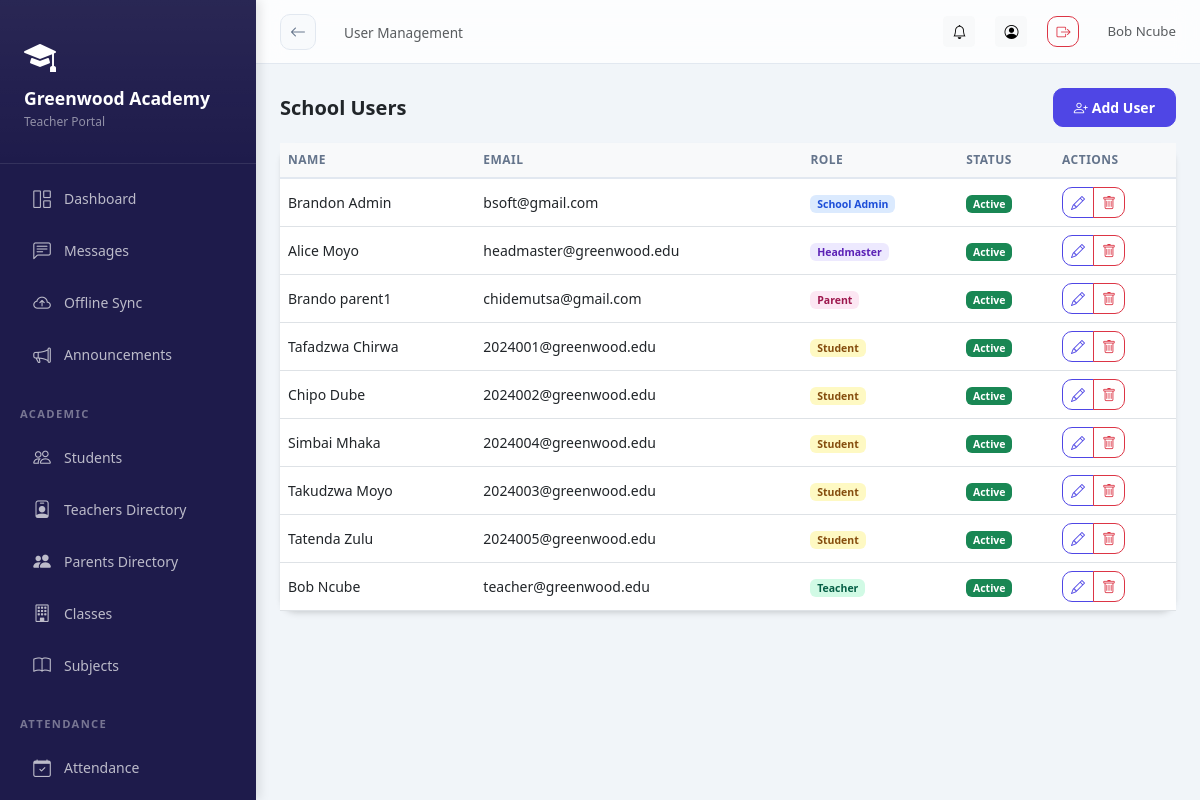
Screenshot of /school/users/ (signed in) with the database file from the repository.
### schools/models.py (models this page shows, shortened)
class School(models.Model):
    STATUS_CHOICES = [
        ('pending', 'Pending Approval'),
        ('active', 'Active'),
        ('suspended', 'Suspended'),
        ('rejected', 'Rejected'),
    ]
    name = models.CharField(max_length=200)
    subdomain = models.CharField(max_length=50, unique=True, db_index=True)
    email = models.EmailField()
    phone = models.CharField(max_length=20, blank=True)
    address = models.TextField(blank=True)
    logo = models.ImageField(upload_to='school_logos/', blank=True, null=True)
    theme_color = models.CharField(max_length=7, default='#4F46E5', help_text='Hex color code')
    motto = models.CharField(max_length=200, blank=True)
    status = models.CharField(max_length=20, choices=STATUS_CHOICES, default='pending')
    is_demo = models.BooleanField(default=False)
    created_at = models.DateTimeField(auto_now_add=True)
    updated_at = models.DateTimeField(auto_now=True)
    is_deleted = models.BooleanField(default=False)
    parent_registration_enabled = models.BooleanField(default=True)
    registration_token = models.CharField(max_length=100, unique=True, blank=True, null=True)
    subscription_active = models.BooleanField(default=False)
    subscription_expires = models.DateTimeField(null=True, blank=True)
    class Meta:
        ordering = ['-created_at']

class SchoolUser(SyncBaseModel):
    ROLE_CHOICES = [
        ('headmaster', 'Headmaster'),
        ('admin', 'School Admin'),
        ('teacher', 'Teacher'),
        ('student', 'Student'),
        ('parent', 'Parent'),
    ]
    user = models.ForeignKey(User, on_delete=models.CASCADE, related_name='school_memberships')
    school = models.ForeignKey(School, on_delete=models.CASCADE, related_name='members', db_index=True)
    role = models.CharField(max_length=20, choices=ROLE_CHOICES, db_index=True)
    is_active = models.BooleanField(default=True, db_index=True)
    signature = models.ImageField(upload_to='signatures/', blank=True, null=True)
    class Meta:
        unique_together = ['user', 'school']

### schools/views.py (the view)
# urls.py: path('users/', views.UserManagementView.as_view(), name='user_management'),
@method_decorator(login_required, name='dispatch')
class UserManagementView(ListView):
    model = SchoolUser
    template_name = 'schools/user_management.html'
    context_object_name = 'users'
    def get_queryset(self):
        return SchoolUser.objects.filter(
            school=self.request.school
        ).select_related('user').order_by('role', 'user__last_name')
    def get_context_data(self, **kwargs):
        context = super().get_context_data(**kwargs)
        context['school'] = self.request.school
        context['add_user_form'] = AddSchoolUserForm()
        return context

### schools/context_processors.py (called while the page is built)
def school_context(request):
    school = getattr(request, 'school', None)
    school_role = ''
    if school and request.user.is_authenticated:
        try:
            su = SchoolUser.objects.get(user=request.user, school=school, is_active=True)
            school_role = su.role
        except SchoolUser.DoesNotExist:
            pass
    return {
        'current_school': school,
        'school_role': school_role,
    }

### templates/schools/user_management.html (shortened to what this page needs)
{% extends 'base_dashboard.html' %}
{% block page_title %}User Management{% endblock %}
{% block content %}
<div class="d-flex justify-content-between align-items-center mb-3">
<h5 class="fw-bold mb-0">School Users</h5>
<button class="btn btn-primary btn-sm" data-bs-toggle="modal" data-bs-target="#addUserModal">
<i class="bi bi-person-plus me-1"></i>Add User
</button>
</div>
<div class="card">
<div class="table-responsive"><table class="table table-hover mb-0">
<thead class="table-light"><tr><th>Name</th><th>Email</th><th>Role</th><th>Status</th><th>Actions</th></tr></thead>
<tbody>
{% for u in users %}
<tr>
<td>{{ u.user.get_full_name|default:u.user.username }}</td>
<td>{{ u.user.email }}</td>
<td><span class="badge badge-role-{{ u.role }}">{{ u.get_role_display }}</span></td>
<td>{% if u.is_active %}<span class="badge bg-success">Active</span>{% else %}<span class="badge bg-secondary">Inactive</span>{% endif %}</td>
<td>
  <div class="btn-group btn-group-sm">
    <a href="/school/user/{{ u.pk }}/edit/" class="btn btn-outline-primary" title="Edit">
      <i class="bi bi-pencil"></i>
    </a>
    <button class="btn btn-outline-danger" onclick="if(confirm('Deactivate {{ u.user.get_full_name }}?')){window.location.href='/school/user/{{ u.pk }}/deactivate/';}" title="Deactivate">
      <i class="bi bi-trash"></i>
    </button>
  </div>
</td>
</tr>
{% empty %}
<tr><td colspan="5" class="text-center py-4 text-muted">No users yet.</td></tr>
{% endfor %}
</tbody>
</table></div>
</div>
{% endblock %}

### templates/base_dashboard.html (shortened to what this page needs)
<!DOCTYPE html>
<html lang="en">
<head>
<link rel="stylesheet" href="https://cdn.jsdelivr.net/npm/bootstrap@5.3.0/dist/css/bootstrap.min.css">
<link rel="stylesheet" href="https://cdn.jsdelivr.net/npm/bootstrap-icons@1.11.0/font/bootstrap-icons.css">
<link href="https://cdn.jsdelivr.net/npm/tom-select@2.2.2/dist/css/tom-select.bootstrap5.css" rel="stylesheet">
</head>
<body>
<div class="sidebar" id="sidebar">
  <div class="sidebar-brand">
    {% if current_school.logo %}
      <img src="{{ current_school.logo.url }}" alt="{{ current_school.name }}" class="rounded">
  {% else %}
    <i class="bi bi-mortarboard-fill text-white mb-2 d-block" style="font-size: 2rem;"></i>
  {% endif %}
  <h5>{{ current_school.name|default:"AcademiaLink" }}</h5>
  <small>{{ school_role|title }} Portal</small>
  </div>
  <nav class="py-2">
    <a href="{% url 'analytics:dashboard' %}" class="nav-link {% if request.path == '/analytics/dashboard/' %}active{% endif %}">
      <i class="bi bi-grid-1x2"></i> Dashboard
    </a>
    <a href="{% url 'messaging:list' %}" class="nav-link {% if 'messages' in request.path %}active{% endif %}">
      <i class="bi bi-chat-left-text"></i> Messages
    </a>
    <a href="{% url 'offline_sync' %}" class="nav-link {% if request.resolver_match.url_name == 'offline_sync' %}active{% endif %}">
      <i class="bi bi-cloud-arrow-up"></i>
      <span>Offline Sync</span>
    </a>
    <a href="{% url 'notifications:announcements' %}" class="nav-link {% if 'announcements' in request.path %}active{% endif %}">
      <i class="bi bi-megaphone"></i> Announcements
    </a>
    {% if school_role in 'headmaster,teacher' %}
    <div class="nav-section">Academic</div>
    <a href="{% url 'academics:student_list' %}" class="nav-link {% if 'students' in request.path %}active{% endif %}">
      <i class="bi bi-people"></i> Students
    </a>
    {% if school_role in 'headmaster,teacher,admin' %}
    <a href="{% url 'academics:teacher_list' %}" class="nav-link {% if 'teachers' in request.path %}active{% endif %}">
      <i class="bi bi-person-badge"></i> Teachers Directory
    </a>
    <a href="{% url 'academics:parent_list' %}" class="nav-link {% if 'parents' in request.path %}active{% endif %}">
      <i class="bi bi-people-fill"></i> Parents Directory
    </a>
    {% endif %}
    <a href="{% url 'academics:class_section_list' %}" class="nav-link {% if 'sections' in request.path %}active{% endif %}">
      <i class="bi bi-building"></i> Classes
    </a>
    <a href="{% url 'academics:subject_list' %}" class="nav-link {% if 'subjects' in request.path %}active{% endif %}">
      <i class="bi bi-book"></i> Subjects
    </a>
    <div class="nav-section">Attendance</div>
    <a href="{% url 'attendance:home' %}" class="nav-link {% if 'attendance' in request.path %}active{% endif %}">
      <i class="bi bi-calendar-check"></i> Attendance
    </a>
    <div class="nav-section">Results</div>
    {% endif %}
  </nav>
</div>
<div class="main-content">
  <div class="topbar">
    <div class="topbar-left">
      <a href="javascript:history.back()" class="btn-back d-none d-md-flex" id="global-back-btn" title="Go Back">
        <i class="bi bi-arrow-left"></i>
      </a>
      <nav aria-label="breadcrumb" class="d-none d-md-block">
        <span class="text-muted" style="font-size:.85rem;">{% block page_title %}{% endblock %}</span>
      </nav>
    </div>
    <div class="topbar-right">
        <a href="{% url 'notifications:list' %}" class="btn btn-sm btn-light position-relative" title="Notifications">
        <i class="bi bi-bell"></i>
      </a>
      <a href="{% url 'accounts:profile' %}" class="btn btn-sm btn-light" title="Profile">
        <i class="bi bi-person-circle"></i>
      </a>
      <a href="{% url 'accounts:logout' %}" class="btn btn-sm btn-outline-danger" title="Logout">
        <i class="bi bi-box-arrow-right"></i>
      </a>
      <span class="text-muted d-none d-md-inline-block ms-2" style="font-size:.83rem;">
        {{ user.get_full_name|default:user.username }}
      </span>
    </div>
  </div>
  <div class="page-content">
    {% block content %}{% endblock %}
  </div>
</div>
</body>
</html>

### rows the page displays
School: name "Greenwood Academy"
SchoolUser: role "Teacher", user.get_full_name "Bob Ncube", user.email "teacher@greenwood.edu", is_active "Active"
SchoolUser: user.get_full_name "Brandon Admin", user.email "bsoft@gmail.com", role "School Admin", is_active "Active"
SchoolUser: user.get_full_name "Alice Moyo", user.email "headmaster@greenwood.edu", role "Headmaster", is_active "Active"
SchoolUser: user.get_full_name "Brando parent1", user.email "chidemutsa@gmail.com", role "Parent", is_active "Active"
SchoolUser: user.get_full_name "Tafadzwa Chirwa", user.email "2024001@greenwood.edu", role "Student", is_active "Active"
SchoolUser: user.get_full_name "Chipo Dube", user.email "2024002@greenwood.edu", role "Student", is_active "Active"
SchoolUser: user.get_full_name "Simbai Mhaka", user.email "2024004@greenwood.edu", role "Student", is_active "Active"
SchoolUser: user.get_full_name "Takudzwa Moyo", user.email "2024003@greenwood.edu", role "Student", is_active "Active"
SchoolUser: user.get_full_name "Tatenda Zulu", user.email "2024005@greenwood.edu", role "Student", is_active "Active"

### other values shown
{{ user.get_full_name|default:user.username }} "Bob Ncube"
